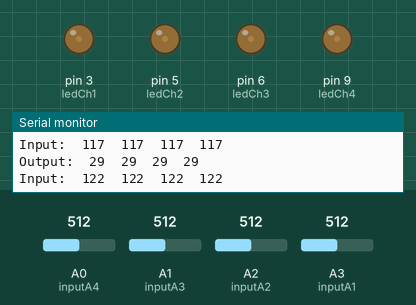
This sketch was run on a simulated Arduino Uno, built with avr-gcc and run on an emulated ATmega328P. Shown: output pins drawn as LEDs (lit = HIGH), the last lines printed to the serial monitor. The inputs (shaded band) are chosen by the test bench; at power-on: A0 (inputA4) = 512, A1 (inputA3) = 512, A2 (inputA2) = 512, A3 (inputA1) = 512.

Above: at 1.2 s.
1.3 s: A0 (inputA4) set to 306
4.3 s: A1 (inputA3) set to 716
7.3 s: A2 (inputA2) set to 30
At 7.9 s:
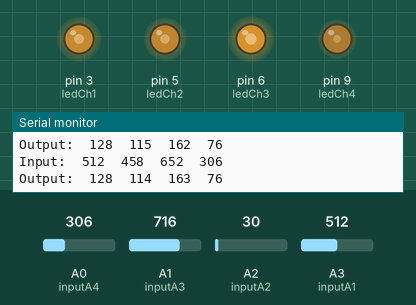
10.3 s: A3 (inputA1) set to 716
At 12.53 s:
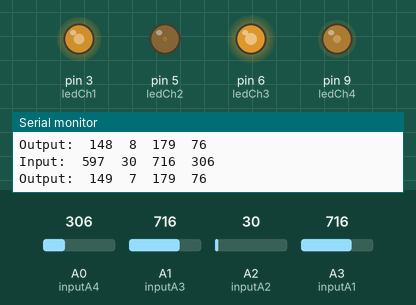
13.3 s: A0 (inputA4) set to 716
At 14.4 s:
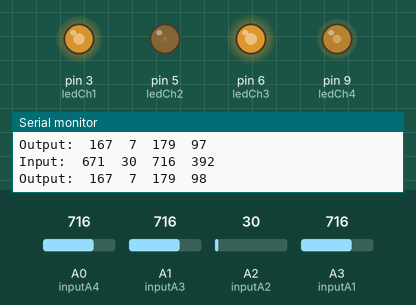
16.3 s: A1 (inputA3) set to 30
At 17.2 s:
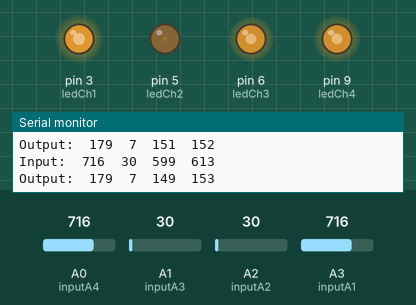
Timing chart, 0 to 20.3 s (numbered marks = the images above; inputs shaded):
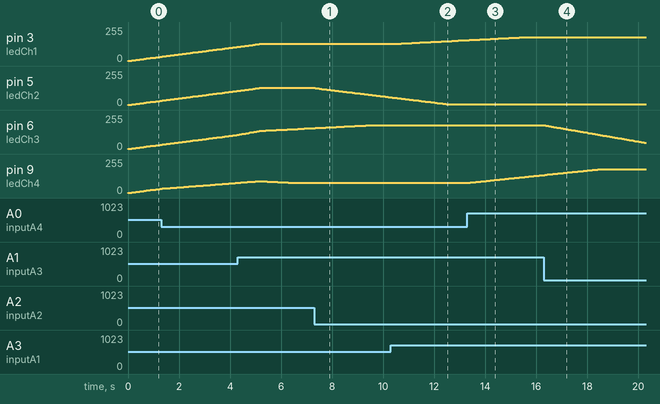

Measured:
- after the input at 7.3 s, pin 5 (ledCh2): moves from 128/255 to 58/255 over 3.0 s, starting at once
- after the input at 10.3 s, pin 3 (ledCh1): moves from 128/255 to 157/255 over 2.9 s, starting after 0.10 s
- after the input at 13.3 s, pin 9 (ledCh4): moves from 76/255 to 135/255 over 3.0 s, starting at once
- after the input at 16.3 s, pin 6 (ledCh3): moves from 179/255 to 46/255 over 3.9 s, starting at once
- by itself, pin 9 (ledCh4): rises from 76/255 to 89/255 in 0.78 s, then falls to 76/255 in 1.4 s

The sketch:

reef-pwm-led-slave.ino
```cpp
#include <Wire.h>

// Set up some output smoothing
// This will use a running average of readings to produce the output instead of an instantaneous reading.
// Based on example taken from: https://www.arduino.cc/en/Tutorial/Smoothing

const int numReadings = 100;

// Address of this board on the I2C Bus
const int i2c_address = 0;

// Delay between loop iterations
const int loop_delay = 50;

// Set a minimum input value to be considered zero, this helps prevent noise from causing lights to turn on.
const int min_input = 20;

// Setup analog 0-10v input pins
int inputA1 = A3;
int inputA2 = A2;
int inputA3 = A1;
int inputA4 = A0;

// Setup PWM output pins
int ledCh1 = 3;
int ledCh2 = 5;
int ledCh3 = 6;
int ledCh4 = 9;

int readIndex = 0;              // the index of the current reading

int apexCh1[numReadings];       // the readings from the analog input
int apexCh2[numReadings];       // the readings from the analog input
int apexCh3[numReadings];       // the readings from the analog input
int apexCh4[numReadings];       // the readings from the analog input

long apexCh1Tot = 0;             // the running total
int apexCh1Avg = 0;             // the average
long apexCh2Tot = 0;             // the running total
int apexCh2Avg = 0;             // the average
long apexCh3Tot = 0;             // the running total
int apexCh3Avg = 0;             // the average
long apexCh4Tot = 0;             // the running total
int apexCh4Avg = 0;             // the average

int pwmCh1 = 0;
int pwmCh2 = 0;
int pwmCh3 = 0;
int pwmCh4 = 0;

void setup() {
  pinMode(ledCh1,OUTPUT);
  pinMode(ledCh2,OUTPUT);
  pinMode(ledCh3,OUTPUT);
  pinMode(ledCh4,OUTPUT);

  // initialize all the readings for input arrays to 0:
  for (int thisReading = 0; thisReading < numReadings; thisReading++) {
    apexCh1[thisReading] = 0;
    apexCh2[thisReading] = 0;
    apexCh3[thisReading] = 0;
    apexCh4[thisReading] = 0;
  }

  Wire.begin(i2c_address);        // join i2c bus with address #8
  Wire.onRequest(requestEvent);   // register event
  Serial.begin(9600);
}

void loop() {

  // Read the analog input pins
  apexCh1Tot -= apexCh1[readIndex];
  apexCh1[readIndex] = analogRead(inputA1);
  if ( apexCh1[readIndex] < min_input ) apexCh1[readIndex] = 0;
  if ( apexCh1[readIndex] > 1010 ) apexCh1[readIndex] = 1023;
  apexCh1Tot += apexCh1[readIndex];
  apexCh1Avg = apexCh1Tot / numReadings;
  apexCh1Avg = constrain(apexCh1Avg,0,1023);
  pwmCh1 = apexCh1Avg / 4;

  apexCh2Tot -= apexCh2[readIndex];
  apexCh2[readIndex] = analogRead(inputA2);
  if ( apexCh2[readIndex] < min_input ) apexCh2[readIndex] = 0;
  if ( apexCh2[readIndex] > 1010 ) apexCh2[readIndex] = 1023;
  apexCh2Tot += apexCh2[readIndex];
  apexCh2Avg = apexCh2Tot / numReadings;
  apexCh2Avg = constrain(apexCh2Avg,0,1023);
  pwmCh2 = apexCh2Avg / 4;

  apexCh3Tot -= apexCh3[readIndex];
  apexCh3[readIndex] = analogRead(inputA3);
  if ( apexCh3[readIndex] < min_input ) apexCh3[readIndex] = 0;
  if ( apexCh3[readIndex] > 1010 ) apexCh3[readIndex] = 1023;
  apexCh3Tot += apexCh3[readIndex];
  apexCh3Avg = apexCh3Tot / numReadings;
  apexCh3Avg = constrain(apexCh3Avg,0,1023);
  pwmCh3 = apexCh3Avg / 4;

  apexCh4Tot -= apexCh4[readIndex];
  apexCh4[readIndex] = analogRead(inputA4);
  if ( apexCh4[readIndex] < min_input ) apexCh4[readIndex] = 0;
  if ( apexCh4[readIndex] > 1010 ) apexCh4[readIndex] = 1023;
  apexCh4Tot += apexCh4[readIndex];
  apexCh4Avg = apexCh4Tot / numReadings;
  apexCh4Avg = constrain(apexCh4Avg,0,1023);
  pwmCh4 = apexCh4Avg / 4;

  readIndex++;
  if (readIndex >= numReadings) {
    readIndex = 0;
  }

  // Send the PWM output to the digital pins
  analogWrite(ledCh1,pwmCh1); // Write the PWM wave
  analogWrite(ledCh2,pwmCh2);
  analogWrite(ledCh3,pwmCh3);
  analogWrite(ledCh4,pwmCh4);

  Serial.print("Input:\t");
  Serial.print(apexCh1Avg);
  Serial.print("\t");
  Serial.print(apexCh2Avg);
  Serial.print("\t");
  Serial.print(apexCh3Avg);
  Serial.print("\t");
  Serial.print(apexCh4Avg);
  Serial.println();
  Serial.print("Output:\t");
  Serial.print(pwmCh1);
  Serial.print("\t");
  Serial.print(pwmCh2);
  Serial.print("\t");
  Serial.print(pwmCh3);
  Serial.print("\t");
  Serial.print(pwmCh4);
  Serial.println();
  Serial.println();

  delay(loop_delay);
}

void requestEvent() {
  Wire.write("s: 0"); // respond with message of 6 bytes
  // as expected by master
}
```
